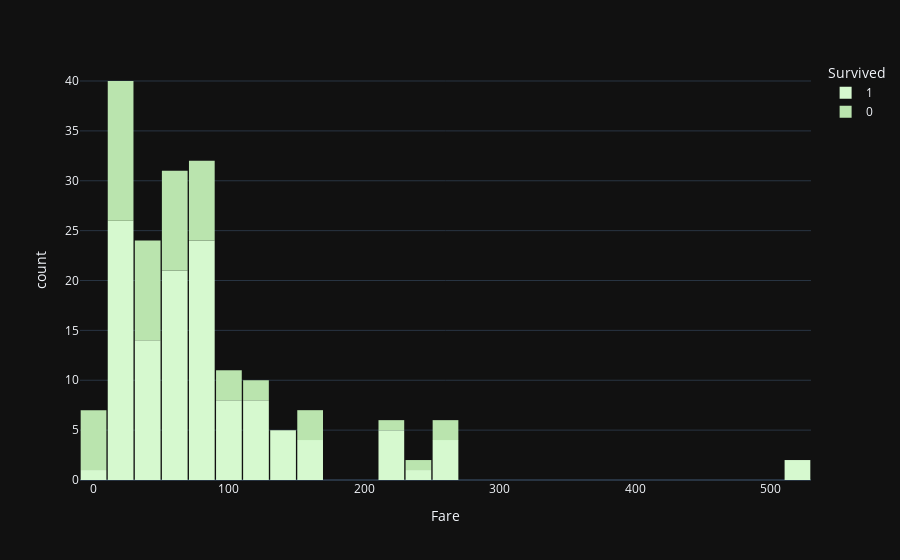

Source (notebook cell):
### Code cell
px.histogram(df,'Fare',color = 'Survived'
                                         ,color_discrete_sequence =px.colors.sequential.algae).update_layout(
                                            template="plotly_dark",bargap = 0.05)

### Figure 1 — Plotly figure (JSON) as saved in the notebook; plotly's stock layout.template omitted (floating-point values rounded to 4 significant figures)
{"data": [{"alignmentgroup": "True", "bingroup": "x", "hovertemplate": "Survived=1<br>Fare=%{x}<br>count=%{y}<extra></extra>", "legendgroup": "1", "marker": {"color": "rgb(214, 249, 207)", "pattern": {"shape": ""}}, "name": "1", "offsetgroup": "1", "orientation": "v", "showlegend": true, "type": "histogram", "x": [71.28, 53.1, 16.7, 26.55, 13, 35.5, 76.73, 10.5, 263, 63.36, 13, 26.28, 66.6, 39, 26, 27.72, 146.5, 31, 113.3, 76.29, 90, 83.47, 52.55, 86.5, 153.5, 135.6, 77.96, 91.08, 247.5, 151.6, 108.9, 56.93, 83.16, 262.4, 164.9, 134.5, 135.6, 13, 57.98, 134.5, 26, 263, 13, 55, 75.25, 69.3, 55.44, 120, 113.3, 16.7, 90, 8.05, 26.55, 120, 81.86, 30.5, 89.1, 26.55, 13.79, 91.08, 90, 78.27, 86.5, 26.29, 10.5, 93.5, 57.98, 49.5, 71, 110.9, 39.6, 79.65, 51.48, 26.39, 55.9, 110.9, 79.65, 79.2, 78.27, 56.93, 153.5, 39, 52.55, 77.96, 30, 30.5, 69.3, 76.73, 35.5, 512.3, 76.73, 211.3, 57, 227.5, 26.29, 26.29, 49.5, 52, 227.5, 10.5, 53.1, 211.3, 512.3, 262.4, 12.47, 86.5, 120, 77.96, 211.3, 57, 25.93, 120, 53.1, 93.5, 12.47, 83.16, 39.4, 26.55, 25.93, 52.55, 83.16, 30, 30], "xaxis": "x", "yaxis": "y"}, {"alignmentgroup": "True", "bingroup": "x", "hovertemplate": "Survived=0<br>Fare=%{x}<br>count=%{y}<extra></extra>", "legendgroup": "0", "marker": {"color": "rgb(186, 228, 174)", "pattern": {"shape": ""}}, "name": "0", "offsetgroup": "0", "orientation": "v", "showlegend": true, "type": "histogram", "x": [51.86, 263, 61.98, 83.47, 7.65, 61.17, 34.65, 77.29, 52, 247.5, 77.29, 53.1, 79.2, 26, 33.5, 30.7, 28.71, 10.46, 90, 10.46, 26.55, 79.65, 0, 29.7, 12.88, 151.6, 28.5, 153.5, 66.6, 35.5, 211.5, 55.9, 263, 27.75, 26.55, 38.5, 29.7, 30.5, 151.6, 108.9, 34.02, 26.55, 106.4, 40.12, 32.32, 113.3, 25.59, 52, 110.9, 7.65, 7.65, 78.85, 71, 53.1, 10.5, 30, 79.2, 0, 50.5, 5], "xaxis": "x", "yaxis": "y"}], "layout": {"bargap": 0.05, "barmode": "relative", "legend": {"title": {"text": "Survived"}, "tracegroupgap": 0}, "margin": {"t": 60}, "xaxis": {"anchor": "y", "domain": [0, 1], "title": {"text": "Fare"}}, "yaxis": {"anchor": "x", "domain": [0, 1], "title": {"text": "count"}}}}
